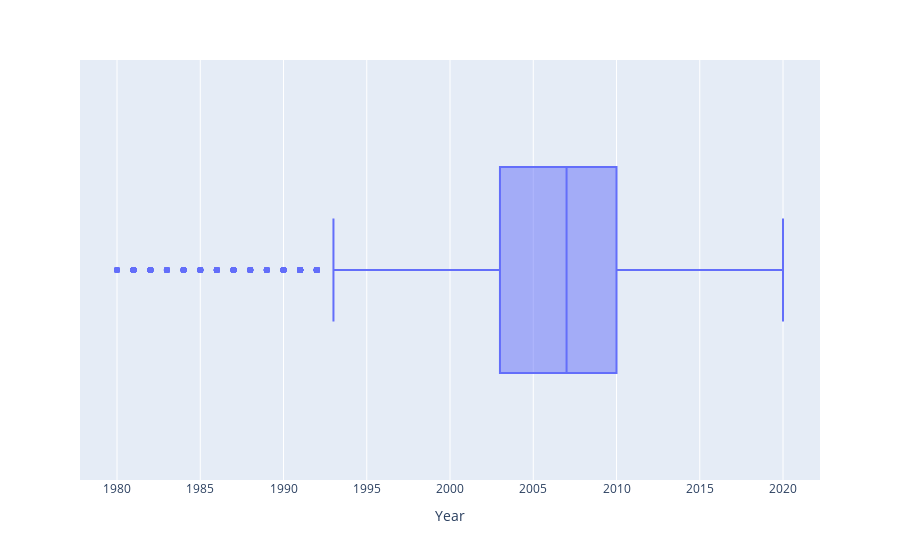

Write notebook code for a chart like this one.
### Code cell
fig = px.box(df, 'Year')
fig.show()

### Figure 1 — Plotly figure (JSON) as saved in the notebook; plotly's stock layout.template omitted (floating-point values rounded to 4 significant figures; data arrays with more than 128 entries replaced by an {"elided": "..."} marker saying what was removed)
{"data": [{"alignmentgroup": "True", "hovertemplate": "Year=%{x}<extra></extra>", "legendgroup": "", "marker": {"color": "#636efa"}, "name": "", "notched": false, "offsetgroup": "", "orientation": "h", "showlegend": false, "type": "box", "x": {"elided": "16598 int values"}, "x0": " ", "xaxis": "x", "y0": " ", "yaxis": "y"}], "layout": {"boxmode": "group", "legend": {"tracegroupgap": 0}, "margin": {"t": 60}, "xaxis": {"anchor": "y", "domain": [0, 1], "title": {"text": "Year"}}, "yaxis": {"anchor": "x", "domain": [0, 1]}}}
